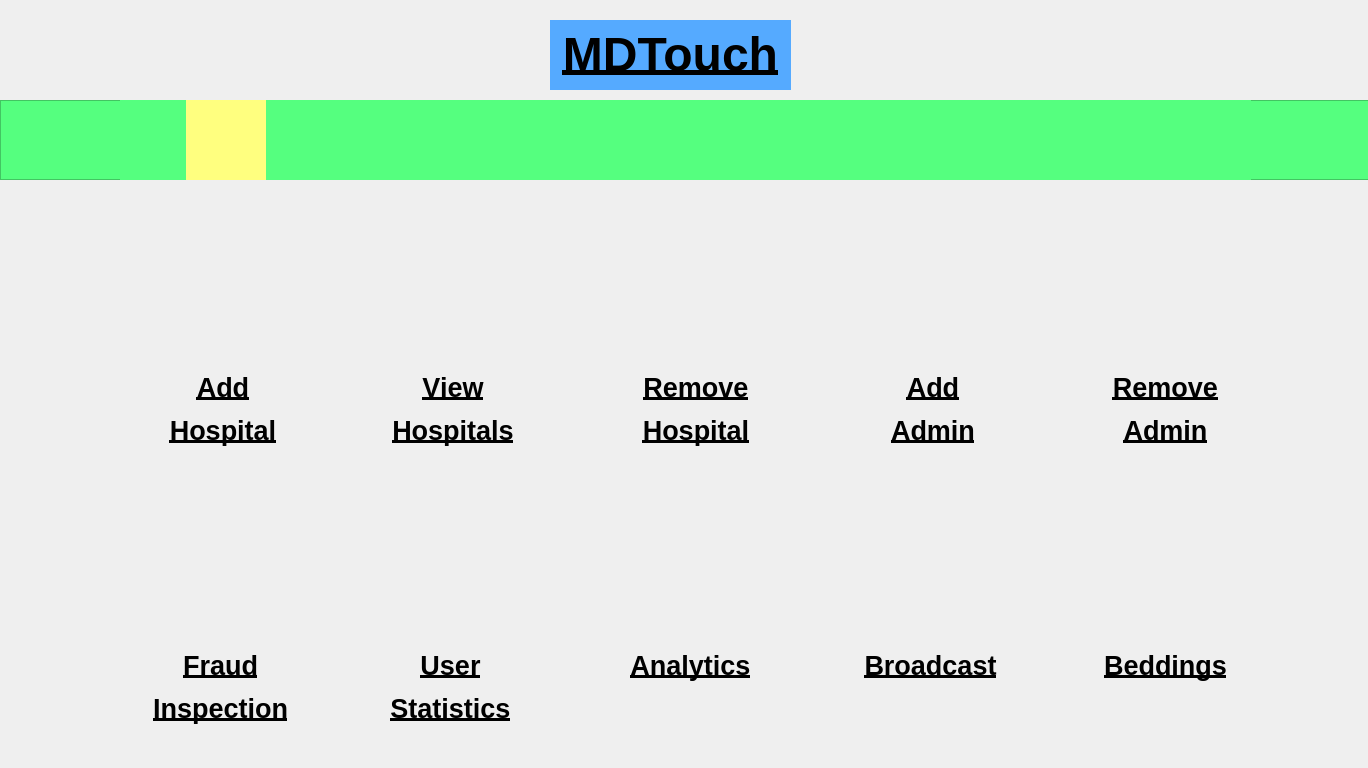
<?xml version="1.0" encoding="UTF-8"?>
<ui version="4.0">
 <class>superadminHospitals</class>
 <widget class="QMainWindow" name="superadminHospitals">
  <property name="geometry">
   <rect>
    <x>0</x>
    <y>0</y>
    <width>1368</width>
    <height>768</height>
   </rect>
  </property>
  <property name="windowTitle">
   <string>MainWindow</string>
  </property>
  <property name="styleSheet">
   <string notr="true"/>
  </property>
  <widget class="QWidget" name="centralwidget">
   <widget class="QLabel" name="title">
    <property name="geometry">
     <rect>
      <x>550</x>
      <y>20</y>
      <width>241</width>
      <height>70</height>
     </rect>
    </property>
    <property name="sizePolicy">
     <sizepolicy hsizetype="Fixed" vsizetype="Fixed">
      <horstretch>0</horstretch>
      <verstretch>0</verstretch>
     </sizepolicy>
    </property>
    <property name="minimumSize">
     <size>
      <width>0</width>
      <height>50</height>
     </size>
    </property>
    <property name="maximumSize">
     <size>
      <width>400</width>
      <height>70</height>
     </size>
    </property>
    <property name="styleSheet">
     <string notr="true">background-color: rgb(85, 170, 255);</string>
    </property>
    <property name="text">
     <string>&lt;!DOCTYPE HTML PUBLIC &quot;-//W3C//DTD HTML 4.0//EN&quot; &quot;http://www.w3.org/TR/REC-html40/strict.dtd&quot;&gt;
&lt;html&gt;&lt;head&gt;&lt;meta name=&quot;qrichtext&quot; content=&quot;1&quot; /&gt;&lt;style type=&quot;text/css&quot;&gt;
p, li { white-space: pre-wrap; }
&lt;/style&gt;&lt;/head&gt;&lt;body style=&quot; font-family:'MS Shell Dlg 2'; font-size:8pt; font-weight:400; font-style:normal;&quot;&gt;
&lt;p align=&quot;center&quot; style=&quot; margin-top:12px; margin-bottom:12px; margin-left:0px; margin-right:0px; -qt-block-indent:0; text-indent:0px;&quot;&gt;&lt;span style=&quot; font-size:36pt; font-weight:600; text-decoration: underline;&quot;&gt;MDTouch&lt;/span&gt;&lt;/p&gt;&lt;/body&gt;&lt;/html&gt;</string>
    </property>
   </widget>
   <widget class="QWidget" name="horizontalLayoutWidget">
    <property name="geometry">
     <rect>
      <x>50</x>
      <y>220</y>
      <width>1291</width>
      <height>171</height>
     </rect>
    </property>
    <layout class="QHBoxLayout" name="horizontalLayout">
     <item>
      <widget class="QPushButton" name="addHospital">
       <property name="maximumSize">
        <size>
         <width>120</width>
         <height>120</height>
        </size>
       </property>
       <property name="styleSheet">
        <string notr="true">border:none;</string>
       </property>
       <property name="text">
        <string/>
       </property>
       <property name="icon">
        <iconset>
         <normaloff>../MdTouch/Images/add_hospital.png</normaloff>../MdTouch/Images/add_hospital.png</iconset>
       </property>
       <property name="iconSize">
        <size>
         <width>100</width>
         <height>100</height>
        </size>
       </property>
      </widget>
     </item>
     <item>
      <widget class="QPushButton" name="viewHospitals">
       <property name="maximumSize">
        <size>
         <width>120</width>
         <height>120</height>
        </size>
       </property>
       <property name="styleSheet">
        <string notr="true">border:none;</string>
       </property>
       <property name="text">
        <string/>
       </property>
       <property name="icon">
        <iconset>
         <normaloff>../MdTouch/Images/search_hospital.png</normaloff>../MdTouch/Images/search_hospital.png</iconset>
       </property>
       <property name="iconSize">
        <size>
         <width>100</width>
         <height>100</height>
        </size>
       </property>
      </widget>
     </item>
     <item>
      <widget class="QPushButton" name="removeHospital">
       <property name="maximumSize">
        <size>
         <width>120</width>
         <height>120</height>
        </size>
       </property>
       <property name="styleSheet">
        <string notr="true">border:none;</string>
       </property>
       <property name="text">
        <string/>
       </property>
       <property name="icon">
        <iconset>
         <normaloff>../MdTouch/Images/remove_hospital.png</normaloff>../MdTouch/Images/remove_hospital.png</iconset>
       </property>
       <property name="iconSize">
        <size>
         <width>100</width>
         <height>100</height>
        </size>
       </property>
      </widget>
     </item>
     <item>
      <widget class="QPushButton" name="addAdmin">
       <property name="maximumSize">
        <size>
         <width>120</width>
         <height>120</height>
        </size>
       </property>
       <property name="styleSheet">
        <string notr="true">border:none;</string>
       </property>
       <property name="text">
        <string/>
       </property>
       <property name="icon">
        <iconset>
         <normaloff>../MdTouch/Images/add_admin.jpg</normaloff>../MdTouch/Images/add_admin.jpg</iconset>
       </property>
       <property name="iconSize">
        <size>
         <width>100</width>
         <height>100</height>
        </size>
       </property>
      </widget>
     </item>
     <item>
      <widget class="QPushButton" name="removeAdmin">
       <property name="maximumSize">
        <size>
         <width>120</width>
         <height>120</height>
        </size>
       </property>
       <property name="styleSheet">
        <string notr="true">border:none;</string>
       </property>
       <property name="text">
        <string/>
       </property>
       <property name="icon">
        <iconset>
         <normaloff>../MdTouch/Images/remove_admin.jpg</normaloff>../MdTouch/Images/remove_admin.jpg</iconset>
       </property>
       <property name="iconSize">
        <size>
         <width>100</width>
         <height>100</height>
        </size>
       </property>
      </widget>
     </item>
    </layout>
   </widget>
   <widget class="QWidget" name="horizontalLayoutWidget_2">
    <property name="geometry">
     <rect>
      <x>50</x>
      <y>500</y>
      <width>1281</width>
      <height>161</height>
     </rect>
    </property>
    <layout class="QHBoxLayout" name="horizontalLayout_2">
     <item>
      <widget class="QPushButton" name="fraud">
       <property name="maximumSize">
        <size>
         <width>120</width>
         <height>120</height>
        </size>
       </property>
       <property name="mouseTracking">
        <bool>true</bool>
       </property>
       <property name="styleSheet">
        <string notr="true">border:none;</string>
       </property>
       <property name="text">
        <string/>
       </property>
       <property name="icon">
        <iconset>
         <normaloff>../MdTouch/Images/fraud.png</normaloff>../MdTouch/Images/fraud.png</iconset>
       </property>
       <property name="iconSize">
        <size>
         <width>100</width>
         <height>100</height>
        </size>
       </property>
       <property name="checkable">
        <bool>false</bool>
       </property>
      </widget>
     </item>
     <item>
      <widget class="QPushButton" name="users">
       <property name="maximumSize">
        <size>
         <width>120</width>
         <height>120</height>
        </size>
       </property>
       <property name="styleSheet">
        <string notr="true">border:none;</string>
       </property>
       <property name="text">
        <string/>
       </property>
       <property name="icon">
        <iconset>
         <normaloff>../MdTouch/Images/users.png</normaloff>../MdTouch/Images/users.png</iconset>
       </property>
       <property name="iconSize">
        <size>
         <width>100</width>
         <height>100</height>
        </size>
       </property>
      </widget>
     </item>
     <item>
      <widget class="QPushButton" name="analytics">
       <property name="maximumSize">
        <size>
         <width>120</width>
         <height>120</height>
        </size>
       </property>
       <property name="mouseTracking">
        <bool>true</bool>
       </property>
       <property name="styleSheet">
        <string notr="true">border:none;</string>
       </property>
       <property name="text">
        <string/>
       </property>
       <property name="icon">
        <iconset>
         <normaloff>../MdTouch/Images/statistics.png</normaloff>../MdTouch/Images/statistics.png</iconset>
       </property>
       <property name="iconSize">
        <size>
         <width>100</width>
         <height>100</height>
        </size>
       </property>
       <property name="checkable">
        <bool>false</bool>
       </property>
      </widget>
     </item>
     <item>
      <widget class="QPushButton" name="broadcast">
       <property name="maximumSize">
        <size>
         <width>120</width>
         <height>120</height>
        </size>
       </property>
       <property name="styleSheet">
        <string notr="true">border:none;
</string>
       </property>
       <property name="text">
        <string/>
       </property>
       <property name="icon">
        <iconset>
         <normaloff>../MdTouch/Images/broadcast.png</normaloff>../MdTouch/Images/broadcast.png</iconset>
       </property>
       <property name="iconSize">
        <size>
         <width>100</width>
         <height>100</height>
        </size>
       </property>
      </widget>
     </item>
     <item>
      <widget class="QPushButton" name="beds">
       <property name="maximumSize">
        <size>
         <width>120</width>
         <height>120</height>
        </size>
       </property>
       <property name="mouseTracking">
        <bool>true</bool>
       </property>
       <property name="styleSheet">
        <string notr="true">border:none;</string>
       </property>
       <property name="text">
        <string/>
       </property>
       <property name="icon">
        <iconset>
         <normaloff>../MdTouch/Images/hospital_beds.png</normaloff>../MdTouch/Images/hospital_beds.png</iconset>
       </property>
       <property name="iconSize">
        <size>
         <width>100</width>
         <height>100</height>
        </size>
       </property>
       <property name="checkable">
        <bool>false</bool>
       </property>
      </widget>
     </item>
    </layout>
   </widget>
   <widget class="QLabel" name="addHospitalLabel">
    <property name="geometry">
     <rect>
      <x>160</x>
      <y>370</y>
      <width>126</width>
      <height>78</height>
     </rect>
    </property>
    <property name="sizePolicy">
     <sizepolicy hsizetype="Fixed" vsizetype="Fixed">
      <horstretch>0</horstretch>
      <verstretch>0</verstretch>
     </sizepolicy>
    </property>
    <property name="text">
     <string>&lt;html&gt;&lt;head/&gt;&lt;body&gt;&lt;p align=&quot;center&quot;&gt;&lt;span style=&quot; font-size:20pt; font-weight:600; text-decoration: underline;&quot;&gt;Add&lt;/span&gt;&lt;/p&gt;&lt;p align=&quot;center&quot;&gt;&lt;span style=&quot; font-size:20pt; font-weight:600; text-decoration: underline;&quot;&gt;Hospital&lt;/span&gt;&lt;/p&gt;&lt;/body&gt;&lt;/html&gt;</string>
    </property>
   </widget>
   <widget class="QLabel" name="userLabel">
    <property name="geometry">
     <rect>
      <x>370</x>
      <y>650</y>
      <width>161</width>
      <height>81</height>
     </rect>
    </property>
    <property name="sizePolicy">
     <sizepolicy hsizetype="Fixed" vsizetype="Fixed">
      <horstretch>0</horstretch>
      <verstretch>0</verstretch>
     </sizepolicy>
    </property>
    <property name="text">
     <string>&lt;html&gt;&lt;head/&gt;&lt;body&gt;&lt;p align=&quot;center&quot;&gt;&lt;span style=&quot; font-size:20pt; font-weight:600; text-decoration: underline;&quot;&gt;User&lt;/span&gt;&lt;/p&gt;&lt;p align=&quot;center&quot;&gt;&lt;span style=&quot; font-size:20pt; font-weight:600; text-decoration: underline;&quot;&gt;Statistics&lt;/span&gt;&lt;/p&gt;&lt;/body&gt;&lt;/html&gt;</string>
    </property>
    <property name="alignment">
     <set>Qt::AlignLeading|Qt::AlignLeft|Qt::AlignTop</set>
    </property>
   </widget>
   <widget class="QLabel" name="analyticsLabel">
    <property name="geometry">
     <rect>
      <x>620</x>
      <y>650</y>
      <width>141</width>
      <height>51</height>
     </rect>
    </property>
    <property name="sizePolicy">
     <sizepolicy hsizetype="Fixed" vsizetype="Fixed">
      <horstretch>0</horstretch>
      <verstretch>0</verstretch>
     </sizepolicy>
    </property>
    <property name="text">
     <string>&lt;html&gt;&lt;head/&gt;&lt;body&gt;&lt;p align=&quot;center&quot;&gt;&lt;span style=&quot; font-size:20pt; font-weight:600; text-decoration: underline;&quot;&gt;Analytics&lt;/span&gt;&lt;/p&gt;&lt;/body&gt;&lt;/html&gt;</string>
    </property>
    <property name="alignment">
     <set>Qt::AlignLeading|Qt::AlignLeft|Qt::AlignTop</set>
    </property>
   </widget>
   <widget class="QLabel" name="broadcastLabel">
    <property name="geometry">
     <rect>
      <x>850</x>
      <y>650</y>
      <width>161</width>
      <height>61</height>
     </rect>
    </property>
    <property name="sizePolicy">
     <sizepolicy hsizetype="Fixed" vsizetype="Fixed">
      <horstretch>0</horstretch>
      <verstretch>0</verstretch>
     </sizepolicy>
    </property>
    <property name="text">
     <string>&lt;html&gt;&lt;head/&gt;&lt;body&gt;&lt;p align=&quot;center&quot;&gt;&lt;span style=&quot; font-size:20pt; font-weight:600; text-decoration: underline;&quot;&gt;Broadcast&lt;/span&gt;&lt;/p&gt;&lt;/body&gt;&lt;/html&gt;</string>
    </property>
    <property name="alignment">
     <set>Qt::AlignLeading|Qt::AlignLeft|Qt::AlignTop</set>
    </property>
   </widget>
   <widget class="QLabel" name="bedsLabel">
    <property name="geometry">
     <rect>
      <x>1090</x>
      <y>650</y>
      <width>151</width>
      <height>51</height>
     </rect>
    </property>
    <property name="sizePolicy">
     <sizepolicy hsizetype="Fixed" vsizetype="Fixed">
      <horstretch>0</horstretch>
      <verstretch>0</verstretch>
     </sizepolicy>
    </property>
    <property name="text">
     <string>&lt;html&gt;&lt;head/&gt;&lt;body&gt;&lt;p align=&quot;center&quot;&gt;&lt;span style=&quot; font-size:20pt; font-weight:600; text-decoration: underline;&quot;&gt;Beddings&lt;/span&gt;&lt;/p&gt;&lt;/body&gt;&lt;/html&gt;</string>
    </property>
    <property name="alignment">
     <set>Qt::AlignLeading|Qt::AlignLeft|Qt::AlignTop</set>
    </property>
   </widget>
   <widget class="QLabel" name="fraudLabel">
    <property name="geometry">
     <rect>
      <x>140</x>
      <y>650</y>
      <width>161</width>
      <height>81</height>
     </rect>
    </property>
    <property name="sizePolicy">
     <sizepolicy hsizetype="Fixed" vsizetype="Fixed">
      <horstretch>0</horstretch>
      <verstretch>0</verstretch>
     </sizepolicy>
    </property>
    <property name="text">
     <string>&lt;html&gt;&lt;head/&gt;&lt;body&gt;&lt;p align=&quot;center&quot;&gt;&lt;span style=&quot; font-size:20pt; font-weight:600; text-decoration: underline;&quot;&gt;Fraud&lt;/span&gt;&lt;/p&gt;&lt;p align=&quot;center&quot;&gt;&lt;span style=&quot; font-size:20pt; font-weight:600; text-decoration: underline;&quot;&gt;Inspection&lt;/span&gt;&lt;/p&gt;&lt;/body&gt;&lt;/html&gt;</string>
    </property>
    <property name="alignment">
     <set>Qt::AlignLeading|Qt::AlignLeft|Qt::AlignTop</set>
    </property>
   </widget>
   <widget class="QPushButton" name="back">
    <property name="geometry">
     <rect>
      <x>30</x>
      <y>0</y>
      <width>101</width>
      <height>100</height>
     </rect>
    </property>
    <property name="styleSheet">
     <string notr="true">border:none;</string>
    </property>
    <property name="text">
     <string/>
    </property>
    <property name="icon">
     <iconset>
      <normaloff>../MdTouch/Images/back.png</normaloff>../MdTouch/Images/back.png</iconset>
    </property>
    <property name="iconSize">
     <size>
      <width>80</width>
      <height>80</height>
     </size>
    </property>
   </widget>
   <widget class="QPushButton" name="logout">
    <property name="geometry">
     <rect>
      <x>1240</x>
      <y>10</y>
      <width>101</width>
      <height>91</height>
     </rect>
    </property>
    <property name="styleSheet">
     <string notr="true">border:none;</string>
    </property>
    <property name="text">
     <string/>
    </property>
    <property name="icon">
     <iconset>
      <normaloff>../MdTouch/Images/logout.jpg</normaloff>../MdTouch/Images/logout.jpg</iconset>
    </property>
    <property name="iconSize">
     <size>
      <width>80</width>
      <height>80</height>
     </size>
    </property>
   </widget>
   <widget class="QFrame" name="frame">
    <property name="geometry">
     <rect>
      <x>0</x>
      <y>100</y>
      <width>1371</width>
      <height>80</height>
     </rect>
    </property>
    <property name="styleSheet">
     <string notr="true">background-color: rgb(85, 255, 127);</string>
    </property>
    <property name="frameShape">
     <enum>QFrame::StyledPanel</enum>
    </property>
    <property name="frameShadow">
     <enum>QFrame::Raised</enum>
    </property>
    <widget class="QWidget" name="horizontalLayoutWidget_3">
     <property name="geometry">
      <rect>
       <x>120</x>
       <y>0</y>
       <width>1131</width>
       <height>80</height>
      </rect>
     </property>
     <layout class="QHBoxLayout" name="horizontalLayout_4">
      <item>
       <widget class="QPushButton" name="hospitals">
        <property name="maximumSize">
         <size>
          <width>80</width>
          <height>80</height>
         </size>
        </property>
        <property name="styleSheet">
         <string notr="true">background-color: rgb(255, 255, 127);
border:none;</string>
        </property>
        <property name="text">
         <string/>
        </property>
        <property name="icon">
         <iconset>
          <normaloff>../MdTouch/Images/hospital.png</normaloff>../MdTouch/Images/hospital.png</iconset>
        </property>
        <property name="iconSize">
         <size>
          <width>50</width>
          <height>50</height>
         </size>
        </property>
       </widget>
      </item>
      <item>
       <widget class="QPushButton" name="events">
        <property name="maximumSize">
         <size>
          <width>80</width>
          <height>80</height>
         </size>
        </property>
        <property name="styleSheet">
         <string notr="true">border:none;</string>
        </property>
        <property name="text">
         <string/>
        </property>
        <property name="icon">
         <iconset>
          <normaloff>../MdTouch/Images/event.jpg</normaloff>../MdTouch/Images/event.jpg</iconset>
        </property>
        <property name="iconSize">
         <size>
          <width>50</width>
          <height>50</height>
         </size>
        </property>
       </widget>
      </item>
      <item>
       <widget class="QPushButton" name="bloodBank">
        <property name="maximumSize">
         <size>
          <width>80</width>
          <height>80</height>
         </size>
        </property>
        <property name="styleSheet">
         <string notr="true">border:none;</string>
        </property>
        <property name="text">
         <string/>
        </property>
        <property name="icon">
         <iconset>
          <normaloff>../MdTouch/Images/bloodbank.png</normaloff>../MdTouch/Images/bloodbank.png</iconset>
        </property>
        <property name="iconSize">
         <size>
          <width>50</width>
          <height>50</height>
         </size>
        </property>
       </widget>
      </item>
      <item>
       <widget class="QPushButton" name="testCenters">
        <property name="maximumSize">
         <size>
          <width>80</width>
          <height>80</height>
         </size>
        </property>
        <property name="styleSheet">
         <string notr="true">border:none;</string>
        </property>
        <property name="text">
         <string/>
        </property>
        <property name="icon">
         <iconset>
          <normaloff>../MdTouch/Images/test_2.png</normaloff>../MdTouch/Images/test_2.png</iconset>
        </property>
        <property name="iconSize">
         <size>
          <width>50</width>
          <height>50</height>
         </size>
        </property>
       </widget>
      </item>
      <item>
       <widget class="QPushButton" name="doctors">
        <property name="maximumSize">
         <size>
          <width>80</width>
          <height>80</height>
         </size>
        </property>
        <property name="styleSheet">
         <string notr="true">border:none;</string>
        </property>
        <property name="text">
         <string/>
        </property>
        <property name="icon">
         <iconset>
          <normaloff>../MdTouch/Images/doctor.png</normaloff>../MdTouch/Images/doctor.png</iconset>
        </property>
        <property name="iconSize">
         <size>
          <width>50</width>
          <height>50</height>
         </size>
        </property>
       </widget>
      </item>
      <item>
       <widget class="QPushButton" name="dispensary">
        <property name="maximumSize">
         <size>
          <width>80</width>
          <height>80</height>
         </size>
        </property>
        <property name="styleSheet">
         <string notr="true">border:none;</string>
        </property>
        <property name="text">
         <string/>
        </property>
        <property name="icon">
         <iconset>
          <normaloff>../MdTouch/Images/dispensary.png</normaloff>../MdTouch/Images/dispensary.png</iconset>
        </property>
        <property name="iconSize">
         <size>
          <width>50</width>
          <height>50</height>
         </size>
        </property>
       </widget>
      </item>
      <item>
       <widget class="QPushButton" name="emergency">
        <property name="maximumSize">
         <size>
          <width>80</width>
          <height>80</height>
         </size>
        </property>
        <property name="styleSheet">
         <string notr="true">border:none;</string>
        </property>
        <property name="text">
         <string/>
        </property>
        <property name="icon">
         <iconset>
          <normaloff>../MdTouch/Images/ambulance.png</normaloff>../MdTouch/Images/ambulance.png</iconset>
        </property>
        <property name="iconSize">
         <size>
          <width>50</width>
          <height>50</height>
         </size>
        </property>
       </widget>
      </item>
     </layout>
    </widget>
   </widget>
   <widget class="QLabel" name="removeHospitalLabel">
    <property name="geometry">
     <rect>
      <x>640</x>
      <y>370</y>
      <width>112</width>
      <height>78</height>
     </rect>
    </property>
    <property name="sizePolicy">
     <sizepolicy hsizetype="Fixed" vsizetype="Fixed">
      <horstretch>0</horstretch>
      <verstretch>0</verstretch>
     </sizepolicy>
    </property>
    <property name="text">
     <string>&lt;html&gt;&lt;head/&gt;&lt;body&gt;&lt;p align=&quot;center&quot;&gt;&lt;span style=&quot; font-size:20pt; font-weight:600; text-decoration: underline;&quot;&gt;Remove&lt;/span&gt;&lt;/p&gt;&lt;p align=&quot;center&quot;&gt;&lt;span style=&quot; font-size:20pt; font-weight:600; text-decoration: underline;&quot;&gt;Hospital&lt;/span&gt;&lt;/p&gt;&lt;/body&gt;&lt;/html&gt;</string>
    </property>
   </widget>
   <widget class="QLabel" name="addAdminLabel">
    <property name="geometry">
     <rect>
      <x>890</x>
      <y>370</y>
      <width>86</width>
      <height>78</height>
     </rect>
    </property>
    <property name="sizePolicy">
     <sizepolicy hsizetype="Fixed" vsizetype="Fixed">
      <horstretch>0</horstretch>
      <verstretch>0</verstretch>
     </sizepolicy>
    </property>
    <property name="text">
     <string>&lt;html&gt;&lt;head/&gt;&lt;body&gt;&lt;p align=&quot;center&quot;&gt;&lt;span style=&quot; font-size:20pt; font-weight:600; text-decoration: underline;&quot;&gt;Add&lt;/span&gt;&lt;/p&gt;&lt;p align=&quot;center&quot;&gt;&lt;span style=&quot; font-size:20pt; font-weight:600; text-decoration: underline;&quot;&gt;Admin&lt;/span&gt;&lt;/p&gt;&lt;/body&gt;&lt;/html&gt;</string>
    </property>
   </widget>
   <widget class="QLabel" name="removeAdminLabel">
    <property name="geometry">
     <rect>
      <x>1110</x>
      <y>370</y>
      <width>111</width>
      <height>78</height>
     </rect>
    </property>
    <property name="sizePolicy">
     <sizepolicy hsizetype="Fixed" vsizetype="Fixed">
      <horstretch>0</horstretch>
      <verstretch>0</verstretch>
     </sizepolicy>
    </property>
    <property name="text">
     <string>&lt;html&gt;&lt;head/&gt;&lt;body&gt;&lt;p align=&quot;center&quot;&gt;&lt;span style=&quot; font-size:20pt; font-weight:600; text-decoration: underline;&quot;&gt;Remove&lt;/span&gt;&lt;/p&gt;&lt;p align=&quot;center&quot;&gt;&lt;span style=&quot; font-size:20pt; font-weight:600; text-decoration: underline;&quot;&gt;Admin&lt;/span&gt;&lt;/p&gt;&lt;/body&gt;&lt;/html&gt;</string>
    </property>
   </widget>
   <widget class="QLabel" name="viewHospitalsLabel">
    <property name="geometry">
     <rect>
      <x>390</x>
      <y>370</y>
      <width>126</width>
      <height>78</height>
     </rect>
    </property>
    <property name="sizePolicy">
     <sizepolicy hsizetype="Fixed" vsizetype="Fixed">
      <horstretch>0</horstretch>
      <verstretch>0</verstretch>
     </sizepolicy>
    </property>
    <property name="text">
     <string>&lt;html&gt;&lt;head/&gt;&lt;body&gt;&lt;p align=&quot;center&quot;&gt;&lt;span style=&quot; font-size:20pt; font-weight:600; text-decoration: underline;&quot;&gt;View&lt;/span&gt;&lt;/p&gt;&lt;p align=&quot;center&quot;&gt;&lt;span style=&quot; font-size:20pt; font-weight:600; text-decoration: underline;&quot;&gt;Hospitals&lt;/span&gt;&lt;/p&gt;&lt;/body&gt;&lt;/html&gt;</string>
    </property>
   </widget>
  </widget>
 </widget>
 <resources/>
 <connections/>
</ui>
